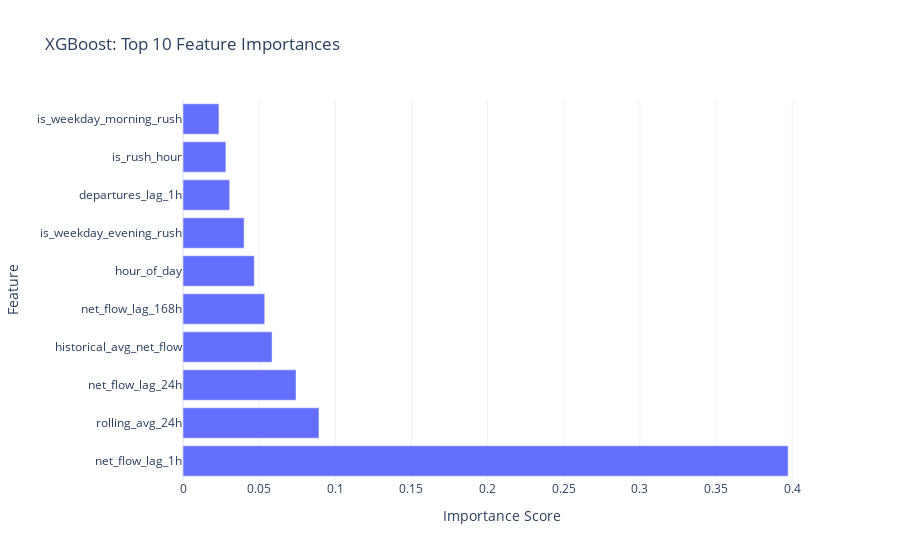

Here is the notebook cell this chart was saved with:
### Code cell
# Feature importance
feature_importance_xgb = pd.DataFrame({
	'feature': feature_cols,
	'importance': xgb_model.feature_importances_
}).sort_values('importance', ascending=False)

print("\nTop 10 Most Important Features (XGBoost):")
print(feature_importance_xgb.head(10))

# Visualize
fig = px.bar(
	feature_importance_xgb.head(10),
	x='importance',
	y='feature',
	orientation='h',
	title='XGBoost: Top 10 Feature Importances',
	labels={'importance': 'Importance Score', 'feature': 'Feature'},
	template='plotly_white'
)
fig.show()

### Figure 1 — Plotly figure (JSON) as saved in the notebook; plotly's stock layout.template omitted (floating-point values rounded to 4 significant figures)
{"data": [{"hovertemplate": "Importance Score=%{x}<br>Feature=%{y}<extra></extra>", "legendgroup": "", "marker": {"color": "#636efa", "pattern": {"shape": ""}}, "name": "", "orientation": "h", "showlegend": false, "textposition": "auto", "type": "bar", "x": [0.3974, 0.08929, 0.07422, 0.05849, 0.05367, 0.04681, 0.04013, 0.03066, 0.02816, 0.02361], "xaxis": "x", "y": ["net_flow_lag_1h", "rolling_avg_24h", "net_flow_lag_24h", "historical_avg_net_flow", "net_flow_lag_168h", "hour_of_day", "is_weekday_evening_rush", "departures_lag_1h", "is_rush_hour", "is_weekday_morning_rush"], "yaxis": "y"}], "layout": {"barmode": "relative", "legend": {"tracegroupgap": 0}, "title": {"text": "XGBoost: Top 10 Feature Importances"}, "xaxis": {"anchor": "y", "domain": [0, 1], "title": {"text": "Importance Score"}}, "yaxis": {"anchor": "x", "domain": [0, 1], "title": {"text": "Feature"}}}}
